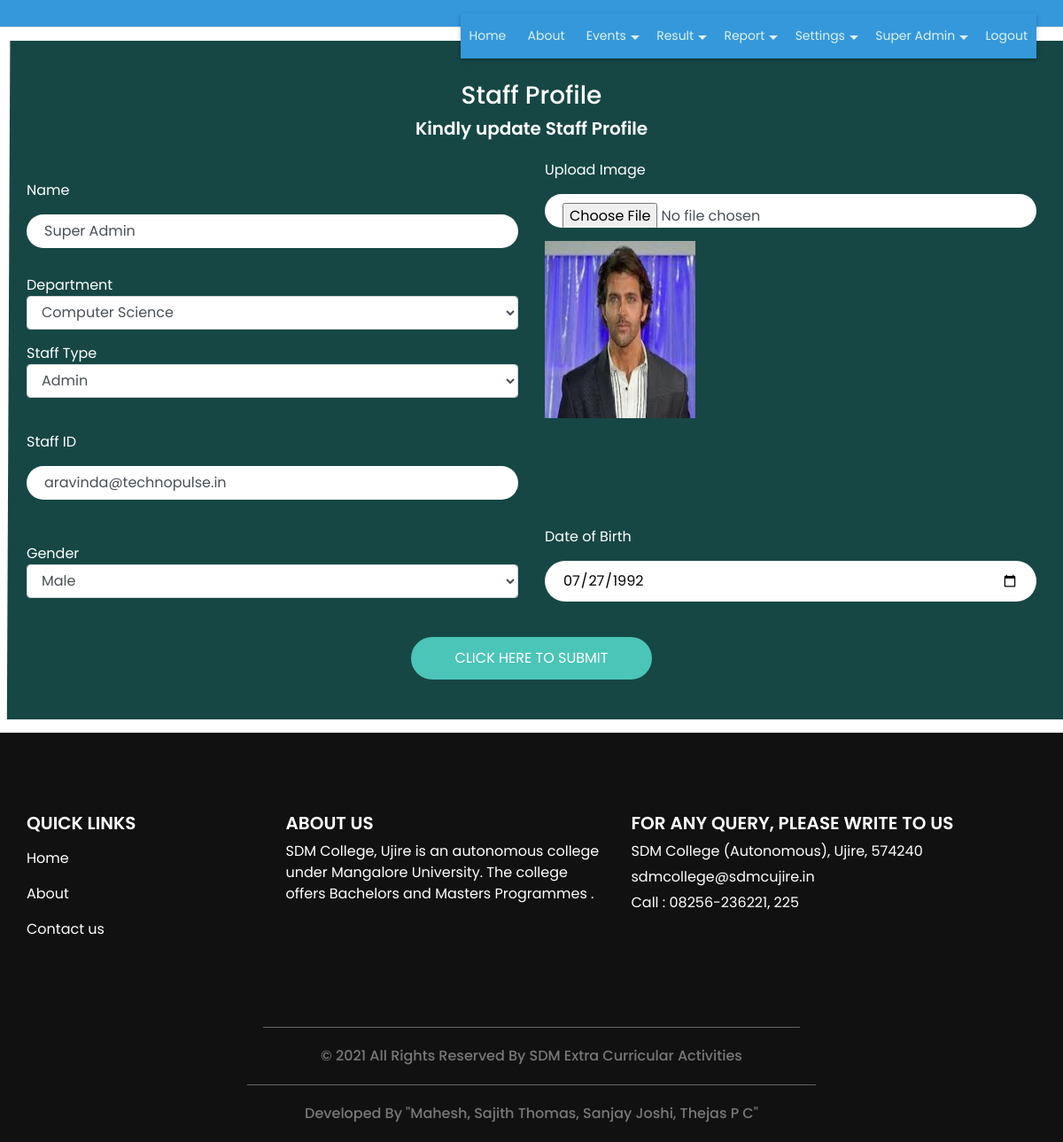
/staffprofile.php (signed in), run on the app's committed database.
### tables this page shows
CREATE TABLE `staff` (
  `staff_id` int(11) NOT NULL,
  `staff_name` varchar(25) NOT NULL,
  `staff_dp` varchar(300) NOT NULL,
  `staff_type` varchar(20) NOT NULL,
  `department_id` int(11) NOT NULL,
  `login_id` varchar(40) NOT NULL,
  `password` varchar(300) NOT NULL,
  `gender` varchar(6) NOT NULL,
  `dob` date NOT NULL,
  `staff_status` varchar(10) NOT NULL
);

### staffprofile.php (the view, shortened to what this page needs)
<?php
include("header.php");
if(isset($_SESSION['staff_id']))
{
	$sqledit= "SELECT * FROM staff where staff_id='" . $_SESSION['staff_id'] . "'";
	$qsqledit = mysqli_query($con,$sqledit);
	$rsedit = mysqli_fetch_array($qsqledit);
}
?>
  <section class="contact_section">
    <div class="container">
      <div class="row">
        <div class="col-md-12">
          <div class="contact-form">
			 <center><h3 style="color: white;">Staff Profile</h3></center>
            <h5>
              Kindly update Staff Profile
            </h5>
            <form action="" method="post" name="registration" id="registration" enctype="multipart/form-data">
<div class="row">
	  <div class="col-md-6">
		<label class="labelproperty">Name</label>
		<input type="text" name="staff_name" id="staff_name" placeholder="Enter Name" class="form-control" value="<?php echo $rsedit['staff_name']; ?>" />
				<label class="labelproperty">Department</label>
                <select name="department_id" id="department_id" class="form-control" >
				<?php
				$sqldepartment = "SELECT * FROM department WHERE department_status='Active'";
				$qsqldepartment = mysqli_query($con,$sqldepartment);
				while($rsdepartment = mysqli_fetch_array($qsqldepartment))
				{
          if($rsdepartment['department_id'] == $rsedit['department_id'])
          {
          echo "<option value='$rsdepartment[department_id]' selected>$rsdepartment[department]</option>";
          }
				}
				?>
				</select>
		<label class="labelproperty">Staff Type</label>
		<select name="staff_type" id="staff_type" class="form-control">
		<?php
		$arr = array("Admin","HOD","Assistant Professor","Lecturer","Guest Lecturer","Lab Assistant");
		foreach($arr as $val)
		{
			if($val == $rsedit['staff_type'])
			{
			echo "<option value='$val' selected>$val</option>";
			}
		}
		?>
		</select>
	  </div>
	<div class="col-md-6">
		<label class="labelproperty">Upload Image</label>
		<input type="file" name="staff_dp" id="staff_dp" placeholder="Upload Image" class="form-control"/>
		<?php
			if(isset($_SESSION['staff_id']))
			{
				if($rsedit['staff_dp'] == "")
				{
					echo "<img src='images/defaultimage.png' style='width: 170px;height:200px;' />";
				}
				else if(file_exists("staffimg/" . $rsedit['staff_dp']))
				{
					echo "<img src='staffimg/" . $rsedit['staff_dp'] . "' style='width: 170px;height:200px;' />";
				}
				else
				{
					echo "<img src='images/defaultimage.png' style='width: 170px;height:200px;' />";
				}
			}
			?>
	</div>
	  <div class="col-md-6">
		<label class="labelproperty">Staff ID</label>
		<input type="text" name="login_id" id="login_id" class="form-control" placeholder="Enter Staff ID" required="" value="<?php echo $rsedit['login_id']; ?>"/>
	  </div>
	   <div class="col-md-6">
				<label class="labelproperty">Gender</label>
                <select name="gender" id="gender" class="form-control" >
				<?php
				$arr = array("Male","Female");
				foreach($arr as $val)
				{
					if($val == $rsedit['gender'])
					{
					echo "<option value='$val' selected>$val</option>";
					}
					else
					{
					echo "<option value='$val'>$val</option>";
					}
				}
				?>
				</select>
        </div>
	  <div class="col-md-6">
		<label class="labelproperty">Date of Birth</label>
		<input type="date" name="dob" id="dob" required="" value="<?php echo $rsedit['dob']; ?>"/>
	  </div>
</div>
              <div class="d-flex justify-content-center">
                <button type="submit" name="submit" id="submit" class="btn_on-hover">Click Here to Submit</button>
              </div>
              </div>
          </div>
        </div>
      </div>
  </section>
<?php
include("footer.php");
?>

### headerpage.php (shortened to what this page needs)
<div id="header">
  <header>
    <div class="container">
      <div class="row">
        <div class="col-12">
          <nav class="navbar navbar-expand-lg navbar-light">
            <div lass="collapse navbar-collapse" id="navbartoggle">
<div class="nav-fostrap" style="  position: absolute;
  top: 15px;right: 0;">
	<ul>
		<li><a href="index.php">Home</a></li>
		<li><a href="about.php">About</a></li>
			<?php
			if(isset($_SESSION['staff_id']))
			{
			?>
		<li><a href="javascript:void(0)">Events<span class="arrow-down"></span></a>
		</li>
		<li><a href="javascript:void(0)">Result<span class="arrow-down"></span></a>
		</li>
		<li><a href="javascript:void(0)">Report<span class="arrow-down"></span></a>
		</li>
				<?php
				if($rsstaffprofile['staff_type'] == "Admin")
				{
				?>
		<li><a href="javascript:void(0)">Settings<span class="arrow-down"></span></a>
		</li>
				<?php
				}
				?>
		<li><a href="javascript:void(0)"><?php echo $rsstaffprofile['staff_name']; ?><span class="arrow-down"></span></a>
		</li>
<?php
			}
?>
		<?php
		if(isset($_SESSION['staff_id']) || ($_SESSION['student_id']))
		{
		?>
		<li><a href="logout.php">Logout</a></li>
		<?php
		}
		else
		{
		?>
		<li><a href="student.php">Registration</a></li>
		<li><a href="login.php">Login</a></li>
		<?php
		}
		?>
	</ul>
</div>
            </div>
          </nav>
        </div>
      </div>
    </div>
  </header>
</div>

### css/style.css (style rules this page uses)
body { font-family: "Poppins", sans-serif; color: #000000; background-color: #ffffff; }
.sub_page .contact_section { margin: 75px 0; }
a, a:hover, a:focus { text-decoration: none; }
.contact_section { background-color: #164745; position: relative; margin-bottom: 25px; }
.contact_section::before { content: ""; position: absolute; left: 0; top: -1px; height: 100.5%; width: 40%; background-color: #ffffff; -webkit-clip-path: polygon(0 0, 95% 0, 65% 100%, 0% 100%); clip-path: polygon(0 0, 95% 0, 65% 100%, 0% 100%); }
.contact_section .row { -webkit-box-align: center; -ms-flex-align: center; align-items: center; }
.contact_section .contact-form { padding: 45px 0; border-radius: 20px; }
.contact_section .contact-form h5 { color: #ffffff; font-weight: 600; text-align: center; }
.contact_section .contact-form input { border: none; outline: none; background-color: #ffffff; width: 100%; margin: 15px 0; padding: 10px 20px; border-radius: 30px; }
.contact_section .contact-form input::placeholder { color: #151515; }
.contact_section .contact-form button { border: none; outline: none; padding: 12px 50px; text-transform: uppercase; margin-top: 25px; background-color: #4bc5b8; color: #fff; border-radius: 30px; }

### css/responsive.css (style rules this page uses)
@media (min-width: 1200px) { .container { max-width: 1170px; } }

### header.php (style rules this page uses)
.labelproperty { color: white; padding-top: 15px; margin-bottom: -4.5rem; }

### topmenu.php (style rules this page uses)
.nav-fostrap { display: block; margin-bottom: 15px 0; background: #3498db; -webkit-box-shadow:0 2px 5px 0 rgba(0,0,0,0.26); -moz-box-shadow:0 2px 5px 0 rgba(0,0,0,0.26); -o-box-shadow:0 2px 5px 0 rgba(0,0,0,0.26); z-index: 120; box-shadow: 0 2px 5px 0 rgba(0,0,0,0.26); }
.nav-fostrap ul { list-style-type: none; margin: 0; padding: 0; display: block; }
.nav-fostrap li { list-style-type: none; margin: 0; padding: 0; display: inline-block; position: relative; font-size: 14px; color: #def1f0; }
.nav-fostrap li a { padding: 15px 20px; font-size: 14px; color: #def1f0; display: inline-block; outline: 0; font-weight: 400; text-decoration: none; }
.arrow-down { width: 0; height: 0; border-left: 5px solid transparent; border-right: 5px solid transparent; border-top: 5px solid #def1f0; position: relative; top: 15px; right: -5px; content: ""; }

### headerpage.php (style rules this page uses)
#header nav { padding: 15px 0px; }
#header { border-bottom: 1px solid #ddd; background-color: #3498db; float: center; width: 100%; }
.nav-fostrap li a { padding: 15px 10px; font-size: 14px; color: #def1f0; display: inline-block; outline: 0; font-weight: 400; text-decoration: none; }

### staffprofile.php (style rules this page uses)
.contact_section::before { width: 1%; }
.sub_page .contact_section { margin: 15px 0; }

### data on the page
staff: staff_name "Super Admin", staff_type "Admin", staff_dp (picture), login_id "aravinda@technopulse.in", gender "Male", dob "07/27/1992"

### other printed values
form field department_id "Computer Science"
